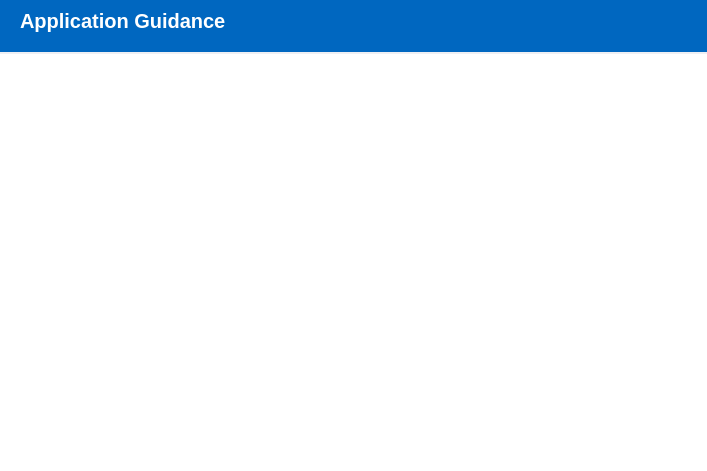
<?xml version="1.0" encoding="UTF-8"?>
<ui version="4.0">
 <class>MainWindow</class>
 <widget class="QMainWindow" name="MainWindow">
  <property name="geometry">
   <rect>
    <x>0</x>
    <y>0</y>
    <width>707</width>
    <height>471</height>
   </rect>
  </property>
  <property name="windowTitle">
   <string>MainWindow</string>
  </property>
  <widget class="QWidget" name="centralwidget">
   <property name="styleSheet">
    <string notr="true">#centralwidget {
	background-color: #fff;
}

#top_bar {
	border: none;
	padding-bottom: 10px;
	border-bottom: 2px solid #eeeff3;
	background-color: #0067c0;
}

#section_title {
	font-size: 15pt;
    font-weight: bold;
	color: #fff;
}

#help_content {
	background-color: white;
}</string>
   </property>
   <layout class="QVBoxLayout" name="verticalLayout">
    <property name="leftMargin">
     <number>0</number>
    </property>
    <property name="topMargin">
     <number>0</number>
    </property>
    <property name="rightMargin">
     <number>0</number>
    </property>
    <property name="bottomMargin">
     <number>0</number>
    </property>
    <item>
     <widget class="QFrame" name="top_bar">
      <layout class="QHBoxLayout" name="horizontalLayout">
       <property name="leftMargin">
        <number>20</number>
       </property>
       <item>
        <widget class="QLabel" name="section_title">
         <property name="sizePolicy">
          <sizepolicy hsizetype="Preferred" vsizetype="Maximum">
           <horstretch>0</horstretch>
           <verstretch>0</verstretch>
          </sizepolicy>
         </property>
         <property name="text">
          <string>Application Guidance</string>
         </property>
        </widget>
       </item>
      </layout>
     </widget>
    </item>
    <item>
     <widget class="QScrollArea" name="scrollArea">
      <property name="frameShape">
       <enum>QFrame::NoFrame</enum>
      </property>
      <property name="widgetResizable">
       <bool>true</bool>
      </property>
      <widget class="QWidget" name="help_content">
       <property name="geometry">
        <rect>
         <x>0</x>
         <y>0</y>
         <width>707</width>
         <height>400</height>
        </rect>
       </property>
      </widget>
     </widget>
    </item>
   </layout>
  </widget>
 </widget>
 <resources/>
 <connections/>
</ui>
